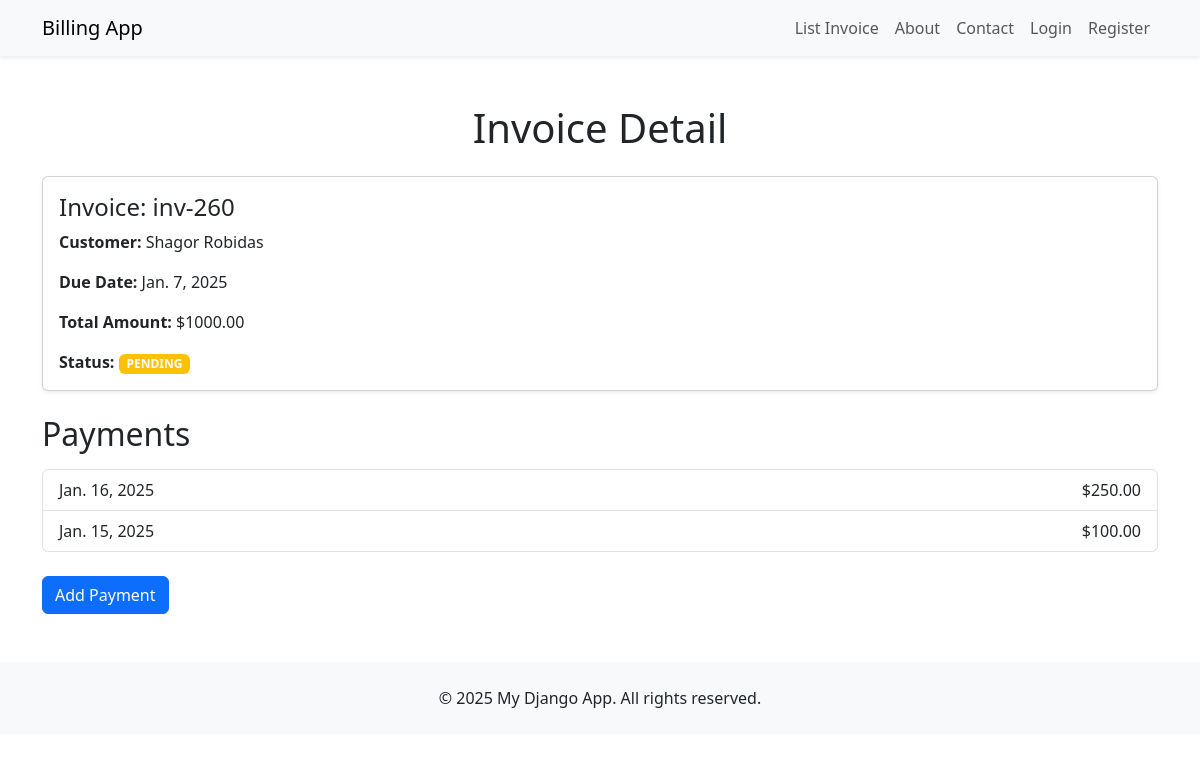
The app's page /billing/invoice/80/ with its own data.
### billing/models.py (models this page shows, shortened)
class Invoice(models.Model):
    customer = models.ForeignKey(Customer, on_delete=models.CASCADE)
    invoice_number = models.CharField(max_length=20, unique=True)
    date_created = models.DateField(auto_now_add=True)
    due_date = models.DateField()
    total_amount = models.DecimalField(max_digits=10, decimal_places=2)
    status_choices = [
        ('PAID', 'Paid'),
        ('PENDING', 'Pending'),
    ]
    status = models.CharField(max_length=10, choices=status_choices, default='PENDING')

class Customer(models.Model):
    name = models.CharField(max_length=255)
    email = models.EmailField()
    address = models.TextField()

class Payment(models.Model):
    invoice = models.ForeignKey(Invoice, on_delete=models.CASCADE)
    payment_date = models.DateField()
    amount = models.DecimalField(max_digits=10, decimal_places=2)

### billing/views.py (the view)
# urls.py: path('invoice/<int:invoice_id>/', views.invoice_detail, name='invoice_detail'),
def invoice_detail(request, invoice_id):
    invoice = get_object_or_404(Invoice, id=invoice_id)
    payments = Payment.objects.filter(invoice=invoice)
    return render(request, 'invoice_detail.html', {'invoice': invoice, 'payments': payments})

### billing/templates/invoice_detail.html (shortened to what this page needs)
{% extends 'base.html' %}
{% block content %}
    <h1 class="text-center mb-4">Invoice Detail</h1>
    <div class="card shadow-sm mb-4">
        <div class="card-body">
            <h4 class="card-title">Invoice: {{ invoice.invoice_number }}</h4>
            <p class="card-text"><strong>Customer:</strong> {{ invoice.customer.name }}</p>
            <p class="card-text"><strong>Due Date:</strong> {{ invoice.due_date }}</p>
            <p class="card-text"><strong>Total Amount:</strong> ${{ invoice.total_amount }}</p>
            <p class="card-text">
                <strong>Status:</strong>
                <span class="badge {% if invoice.status == 'Paid' %}bg-success{% else %}bg-warning{% endif %}">
                    {{ invoice.status }}
                </span>
            </p>
        </div>
    </div>
    <h2 class="mb-3">Payments</h2>
    {% if payments %}
    <ul class="list-group mb-4">
        {% for payment in payments %}
            <li class="list-group-item d-flex justify-content-between align-items-center">
                <span>{{ payment.payment_date }}</span>
                <span>${{ payment.amount }}</span>
            </li>
        {% endfor %}
    </ul>
    {% else %}
    <p class="text-muted">No payments recorded for this invoice yet.</p>
    {% endif %}
    <a href="{% url 'create_payment' invoice.id %}" class="btn btn-primary">Add Payment</a>
</div>
{% endblock %}

### records on screen
Invoice: invoice_number "inv-260", customer.name "Shagor Robidas", due_date "Jan. 7, 2025", total_amount "1000.00", status "PENDING"
Payment: payment_date "Jan. 16, 2025", amount "250.00"
Payment: payment_date "Jan. 15, 2025", amount "100.00"
